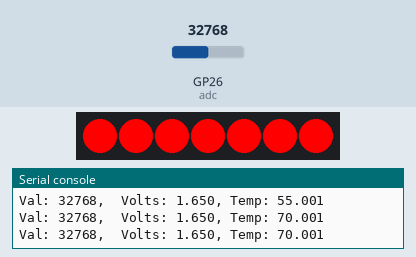
Bench run of a program on a simulated Raspberry Pi Pico running MicroPython. On the bench: 7 RGB LEDs in strip order, left to right, the last lines printed to the serial console. The inputs (shaded band) are chosen by the test bench; at power-on: GP26 (adc) = 32768 (analog values on the 0–65535 scale).

Above: at 1.2 s.
1.3 s: GP26 (adc) set to 7864
At 2.7 s:
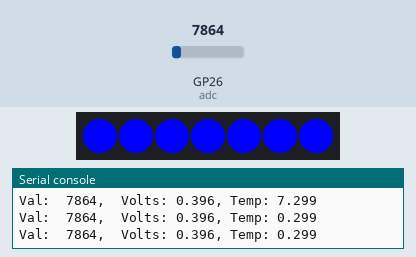
3.0 s: GP26 (adc) set to 19660
At 4.7 s:
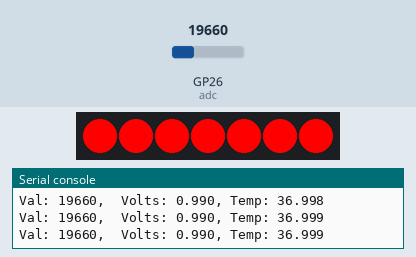
Timing chart, 0 to 6.2 s (numbered marks = the images above; inputs shaded):
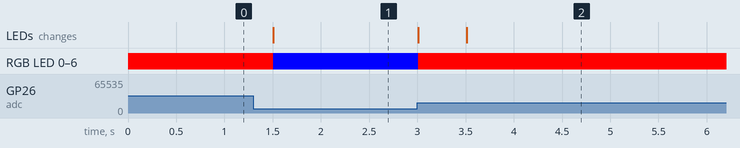

The program:

neotherm.py
```python
from machine import Pin, ADC
from neopixel import NeoPixel
import time

MAX_LED    = 7
COLD_COLOR = (0,0,255) # R,G,B
WARM_COLOR = (255,0,0)
COLD_TEMP  = 16 # 20
WARM_TEMP  = 30 # 25

neo = NeoPixel( Pin(11), MAX_LED )
adc = ADC( Pin(26) ) # ADC(0) on GPIO26

def map(x, in_min, in_max, out_min, out_max):
	# return float
	return (x - in_min) * (out_max - out_min) / (in_max - in_min) + out_min

temp = 0
try:
	while True:
		# Read temp
		val = 0
		for i in range(20):
			val += adc.read_u16() # 0-65535
		val = val/20

		volts = 3.3 * val / 65535
		# convert voltage to temperature
		temp += (volts-0.55)*100
		temp /= 2
		print( 'Val: %5i,  Volts: %5.3f, Temp: %5.3f' % (val,volts,temp) )
		if temp > WARM_TEMP:
			temp = WARM_TEMP
		elif temp < COLD_TEMP:
			temp = COLD_TEMP
		# Calculate color
		r = int( map( temp, COLD_TEMP, WARM_TEMP, COLD_COLOR[0], WARM_COLOR[0] ) )
		g = int( map( temp, COLD_TEMP, WARM_TEMP, COLD_COLOR[1], WARM_COLOR[1] ) )
		b = int( map( temp, COLD_TEMP, WARM_TEMP, COLD_COLOR[2], WARM_COLOR[2] ) )
		# Send to NeoPixel
		for i in range( MAX_LED ):
			neo[i] = (r,g,b)
		neo.write()
		time.sleep_ms( 500 )
finally:
	neo.fill( (0,0,0) )
	neo.write()
```

Measured:
- after the input at 1.3 s, RGB LED 0–6: RGB(255, 0, 0) → RGB(0, 0, 255) after 0.21 s; the LEDs: change after 0.21 s (image 1)
- after the input at 3.0 s, RGB LED 0–6: RGB(0, 0, 255) → RGB(254, 0, 0) at once, → RGB(255, 0, 0) 0.50 s later; the LEDs: first change at once (image 2 shows a later state)
